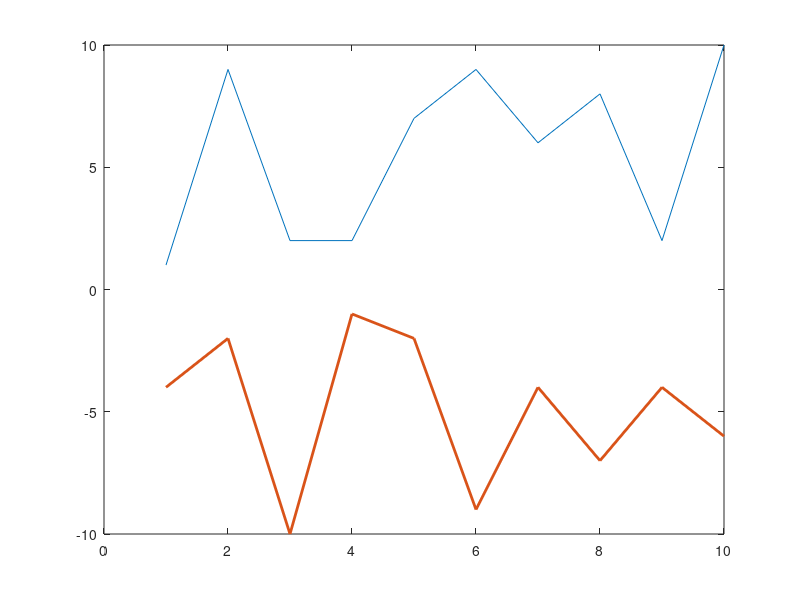

Write MATLAB code to recreate this figure. (Note: this script raises an error after producing the figure.)
%% line plots
x_data=[1:1:10];
y_data_1=[1 9 2 2 7 9 6 8 2 10];
plot(x_data,y_data_1)


%% 
% how do we add a second curve to this figure?
y_data_2=[-4 -2 -10 -1 -2 -9 -4 -7 -4 -6];
hold on;
plot(x_data,y_data_2,'LineWidth',2)

%% 
% vertical and horizontal lines
xline(3, 'green')
yline(-4, 'cyan')
xline(2, 'm--')


%% 
% plotting attributes
xlabel('X label','fontsize',14); 
ylabel('Y label (\mu \alpha V)','fontsize',14);
legend_names=legend('Data 1','Data 2','Location','best'); %%%% Selecting 'best' as location chooses suitable location for legend box automatically
title('Plotting two data','fontsize',14);
xlim([1 8])
ylim([-15 15])
box on; 
grid on;
set(gca,'fontsize',14)

%% Exercise 1
% You're a student taking an exam, and one of the questions asks you to
% find the intersection between the lines y1 = 4x - 2 and y2 = -0.5x + 7. You
% have access to Matlab. How can you do this in Matlab.

% First, need to define x and y for both lines


% Then, need to plot the lines and see where the intersection is.


%% Histogram

figure
random_numbers=randn(100);
histogram(random_numbers)

% plotting attributes
xlabel('X label','fontsize',14); 
ylabel('Y label (\mu \alpha V)','fontsize',14);
title('Plotting histogram','fontsize',14);
% xlim([2 8])
% ylim([-15 15])
box on; 
grid on;
set(gca,'fontsize',14)


%% Exercise 2
% You're now a TA for this class, and you're responsible for showing your 
% professor the distribution of grades that your students got on the last 
% exam. 

% Generate a random array named `grades` that consists of 24 integers 
% ranging from 0 to 100. 


% Plot a histogram of these values. 


% Add a title, label axes, and a vertical line in red showing the average 
% grade in the class.


%% Boxplot

figure
g1 = randi([-6 6], 1, 11)';
g2 = randi([-4 10], 1, 11)';
boxplot([g1,g2], 'Labels',{'mu = 5','mu = 6'})


%% Exercise 3

% You're now the professor of the class, and you're worried if your TA is doing a bad job
% answering questions in office hours. You want to compare the grades on the last exam to
% the grades for the previous 2 TAs of this class.

% Generate two more random arrays, named `grades_2` and `grades_3`, that each consist of 
% 20 integers ranging from 30 to 80. 


% Plot some boxplots to summarize the grades for each of the three TAs 
% (your figure should have the TAs on the x-axis, and one box per TA 
% to summarize their grades).



%% Scatter plot

fig2 = figure;
x = [1:10];
y1 = [1:2:20];
y2 = [3 7 8 2 3 0 8 10 1 2];
scatter(x, y2)

%% 
% saving the figure
saveas(fig2, fullfile(pwd, 'histogram.svg'))

%% Exercise 4

% You're a student in the class again, and you want to plot your last 5
% exam grades relative to your brother's last 5 exam grades to prove to
% your mom that you're the better child.

your_grades = [72 85 80 91 68];
brothers_grades = [73 81 79 85 70];

% Make a figure with 4 subplots, and use each subplot to compare your
% grades via a scatter plot, line plot, histogram, and boxplot.

figure

% Scatter plot: your grade vs your brother's grade
subplot(2, 2, 1)

% Line plot: two lines, one for you and one for your brother
subplot(2, 2, 2)

% Histogram: one histogram each for you and your brother, in different 
% colors on the same subplot
subplot(2, 2, 3)

% Boxplot: one box each for you and your brother
subplot(2, 2, 4)

